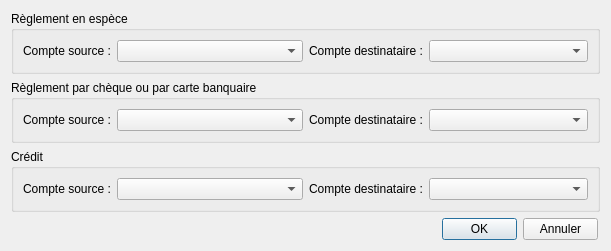
<?xml version="1.0" encoding="UTF-8"?>
<ui version="4.0">
 <class>BDConfigComptaRecept</class>
 <widget class="QDialog" name="BDConfigComptaRecept">
  <property name="geometry">
   <rect>
    <x>0</x>
    <y>0</y>
    <width>611</width>
    <height>226</height>
   </rect>
  </property>
  <property name="windowTitle">
   <string>Dialog</string>
  </property>
  <layout class="QGridLayout" name="gridLayout_4">
   <item row="0" column="0">
    <widget class="QGroupBox" name="groupBox">
     <property name="title">
      <string>Règlement en espèce</string>
     </property>
     <layout class="QGridLayout" name="gridLayout">
      <item row="0" column="0">
       <layout class="QFormLayout" name="formLayout">
        <item row="0" column="0">
         <widget class="QLabel" name="label">
          <property name="text">
           <string>Compte source :</string>
          </property>
         </widget>
        </item>
        <item row="0" column="1">
         <widget class="QComboBox" name="comboBox"/>
        </item>
       </layout>
      </item>
      <item row="0" column="1">
       <layout class="QFormLayout" name="formLayout_2">
        <item row="0" column="0">
         <widget class="QLabel" name="label_2">
          <property name="text">
           <string>Compte destinataire :</string>
          </property>
         </widget>
        </item>
        <item row="0" column="1">
         <widget class="QComboBox" name="comboBox_2"/>
        </item>
       </layout>
      </item>
     </layout>
    </widget>
   </item>
   <item row="1" column="0">
    <widget class="QGroupBox" name="groupBox_2">
     <property name="title">
      <string>Règlement par chèque ou par carte banquaire</string>
     </property>
     <layout class="QGridLayout" name="gridLayout_2">
      <item row="0" column="0">
       <layout class="QFormLayout" name="formLayout_3">
        <item row="0" column="0">
         <widget class="QLabel" name="label_3">
          <property name="text">
           <string>Compte source :</string>
          </property>
         </widget>
        </item>
        <item row="0" column="1">
         <widget class="QComboBox" name="comboBox_3"/>
        </item>
       </layout>
      </item>
      <item row="0" column="1">
       <layout class="QFormLayout" name="formLayout_4">
        <item row="0" column="0">
         <widget class="QLabel" name="label_4">
          <property name="text">
           <string>Compte destinataire :</string>
          </property>
         </widget>
        </item>
        <item row="0" column="1">
         <widget class="QComboBox" name="comboBox_4"/>
        </item>
       </layout>
      </item>
     </layout>
    </widget>
   </item>
   <item row="2" column="0">
    <widget class="QGroupBox" name="groupBox_3">
     <property name="title">
      <string>Crédit</string>
     </property>
     <layout class="QGridLayout" name="gridLayout_3">
      <item row="0" column="0">
       <layout class="QFormLayout" name="formLayout_5">
        <item row="0" column="0">
         <widget class="QLabel" name="label_5">
          <property name="text">
           <string>Compte source :</string>
          </property>
         </widget>
        </item>
        <item row="0" column="1">
         <widget class="QComboBox" name="comboBox_5"/>
        </item>
       </layout>
      </item>
      <item row="0" column="1">
       <layout class="QFormLayout" name="formLayout_6">
        <item row="0" column="0">
         <widget class="QLabel" name="label_6">
          <property name="text">
           <string>Compte destinataire :</string>
          </property>
         </widget>
        </item>
        <item row="0" column="1">
         <widget class="QComboBox" name="comboBox_6"/>
        </item>
       </layout>
      </item>
     </layout>
    </widget>
   </item>
   <item row="3" column="0">
    <layout class="QFormLayout" name="formLayout_7">
     <property name="formAlignment">
      <set>Qt::AlignRight|Qt::AlignTop|Qt::AlignTrailing</set>
     </property>
     <property name="rightMargin">
      <number>8</number>
     </property>
     <item row="0" column="0">
      <widget class="QPushButton" name="pushButton">
       <property name="maximumSize">
        <size>
         <width>75</width>
         <height>23</height>
        </size>
       </property>
       <property name="text">
        <string>OK</string>
       </property>
      </widget>
     </item>
     <item row="0" column="1">
      <widget class="QPushButton" name="pushButton_2">
       <property name="maximumSize">
        <size>
         <width>75</width>
         <height>23</height>
        </size>
       </property>
       <property name="text">
        <string>Annuler</string>
       </property>
      </widget>
     </item>
    </layout>
   </item>
  </layout>
 </widget>
 <resources/>
 <connections/>
</ui>
